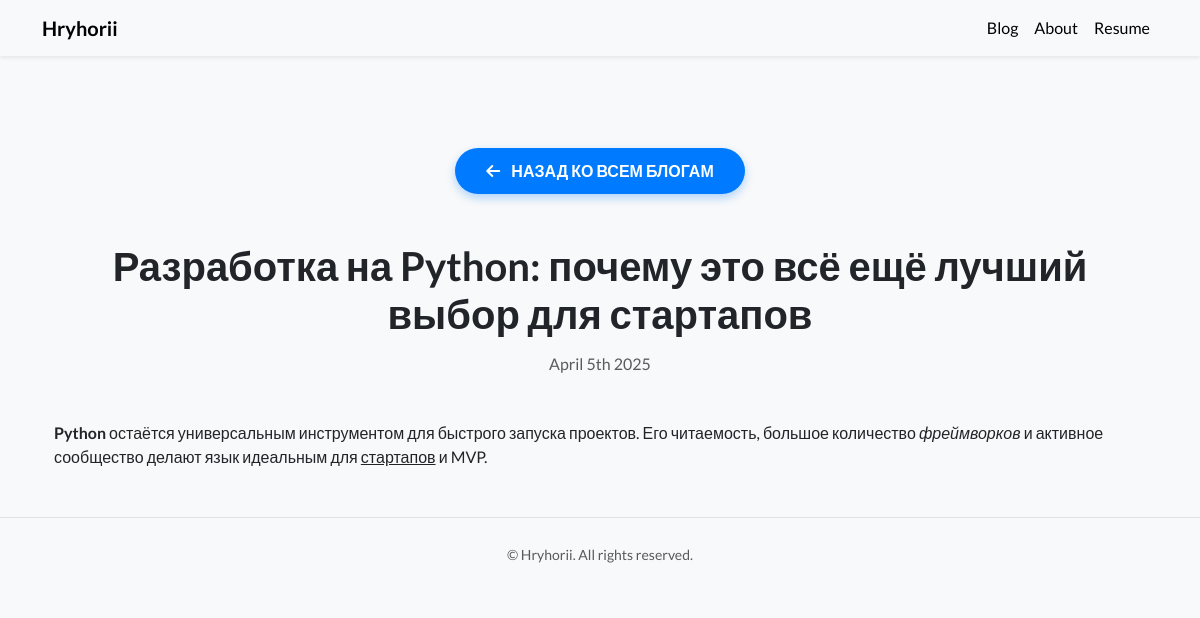
The page /blog/6/ on the database its author committed.
### blog/models.py (models this page shows, shortened)
class Blog(models.Model):
    title = models.CharField(max_length=200)
    description = models.TextField()
    date = models.DateField()

### blog/views.py (the view)
# urls.py: path('<int:blog_id>/', views.detail, name='detail'),
def detail(request, blog_id):
    blog = get_object_or_404(Blog, pk=blog_id)
    return render(request, 'blog/detail.html', {'blog': blog})

### blog/templates/blog/detail.html
{% extends 'portfolio/base.html' %}
{% load static %}
{% block content %}
<div class="container my-5">
    <div class="text-center mb-4">
        <a href="{% url 'blog:all_blogs' %}" class="btn btn-custom mb-4">
            <i class="fas fa-arrow-left"></i> Назад ко всем блогам
        </a>
    </div>
    <h1 class="text-center fw-bold mb-3">{{ blog.title }}</h1>
    <h6 class="text-center text-muted mb-5">{{ blog.date|date:'F jS Y' }}</h6>
    <div class="content">
        {{ blog.description|safe }}
    </div>
</div>
{% endblock %}

### portfolio/static/portfolio/custom.css (style rules this page uses)
body { font-family: 'Lato', sans-serif; background-color: #f8f9fa; color: #212529; transition: background-color 0.4s ease, color 0.4s ease; }
a { text-decoration: none; transition: color 0.3s; }
.btn-custom { background-color: #007bff; color: white; border-radius: 30px; padding: 10px 30px; font-size: 16px; font-weight: bold; text-transform: uppercase; transition: all 0.3s ease; box-shadow: 0 4px 10px rgba(0, 123, 255, 0.3); }
.btn-custom i { margin-right: 8px; }

### rows shown on the page
Blog: title "Разработка на Python: почему это всё ещё лучший выбор для стартапов", date "April 5th 2025", description "Python остаётся универсальным инструментом для быстрого запуска проектов. Его читаемость, большое количество фреймворков и активное сообщество делают язык идеальным для стартапов и MVP."
